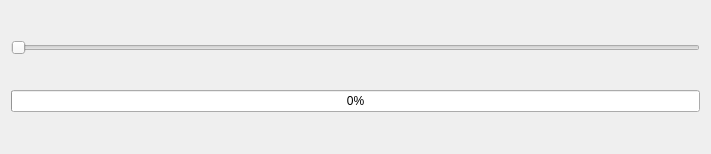
<?xml version="1.0" encoding="UTF-8"?>
<ui version="4.0">
 <class>Widget</class>
 <widget class="QWidget" name="Widget">
  <property name="geometry">
   <rect>
    <x>0</x>
    <y>0</y>
    <width>711</width>
    <height>154</height>
   </rect>
  </property>
  <property name="windowTitle">
   <string>Widget</string>
  </property>
  <layout class="QVBoxLayout" name="verticalLayout">
   <item>
    <widget class="QSlider" name="horizontalSlider">
     <property name="maximum">
      <number>100</number>
     </property>
     <property name="orientation">
      <enum>Qt::Horizontal</enum>
     </property>
    </widget>
   </item>
   <item>
    <widget class="QProgressBar" name="progressBar">
     <property name="value">
      <number>0</number>
     </property>
    </widget>
   </item>
  </layout>
 </widget>
 <resources/>
 <connections/>
</ui>
